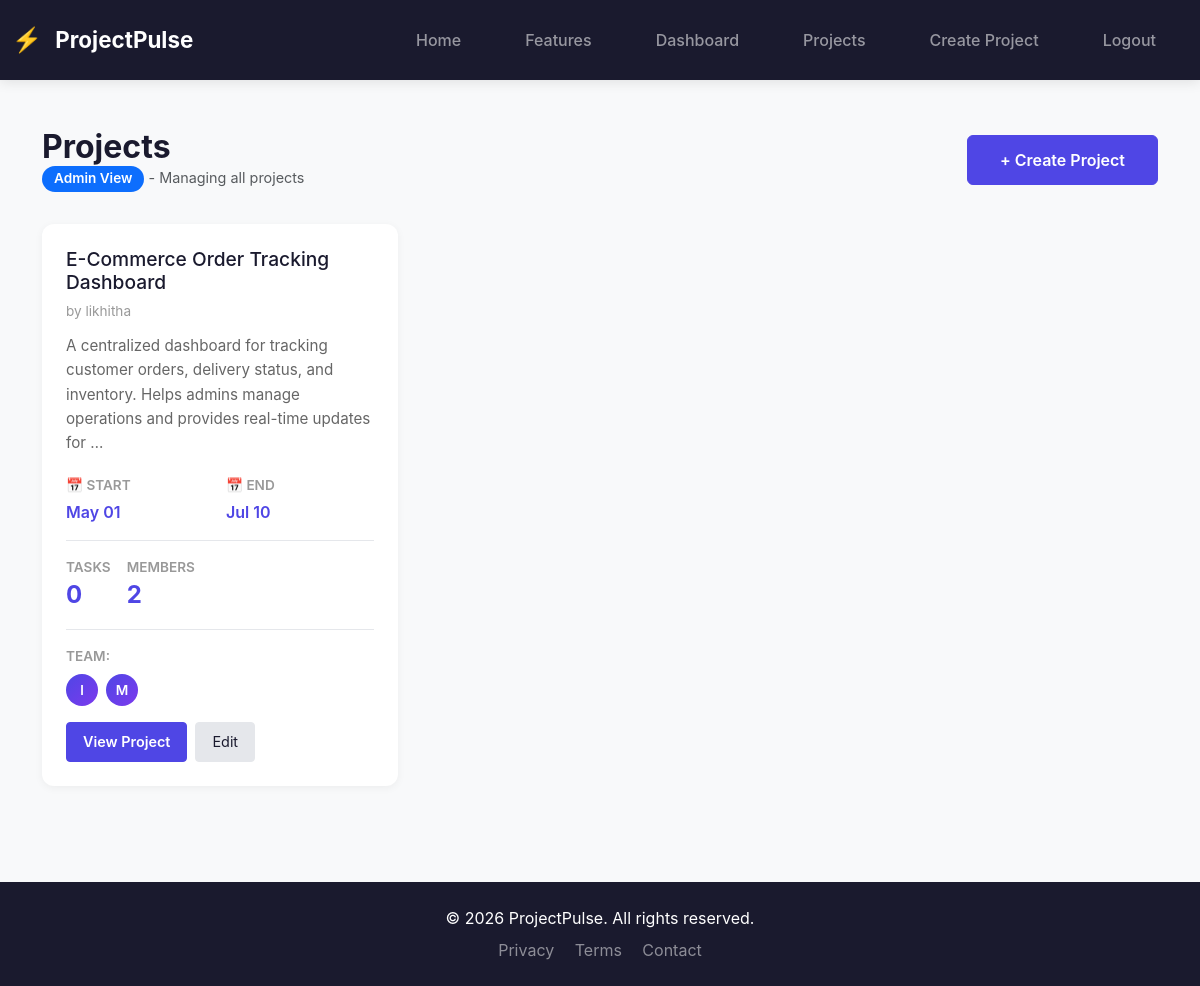
Page /projects/ (signed in) on the committed database.
### project_app/models.py (models this page shows, shortened)
class Project(models.Model):
    name = models.CharField(max_length=200)
    description = models.TextField(blank=True)
    owner = models.ForeignKey(User, on_delete=models.CASCADE, related_name='owned_projects')
    members = models.ManyToManyField(User, related_name='projects', blank=True)
    start_date = models.DateField(null=True, blank=True)
    end_date = models.DateField(null=True, blank=True)
    github_link = models.URLField(blank=True, help_text="GitHub repository URL")
    live_project_link = models.URLField(blank=True, help_text="Live project URL")
    project_documentation = models.FileField(upload_to='project_docs/', blank=True, null=True, help_text="Project documentation PDF")
    created_at = models.DateTimeField(auto_now_add=True)
    class Meta:
        ordering = ['-created_at']

### project_app/views.py (the view)
# urls.py: path('projects/', views.project_list, name='project_list'),
@login_required
def project_list(request):
    profile = get_user_profile(request.user)
    if profile.is_admin:
        projects = Project.objects.all()
    else:
        projects = Project.objects.filter(members=request.user) | Project.objects.filter(owner=request.user)
    return render(request, 'project_app/project_list.html', {'projects': projects.distinct()})

### project_app/context_processors.py (called while the page is built)
def current_user_profile(request):
    if request.user.is_authenticated:
        profile, _ = UserProfile.objects.get_or_create(user=request.user, defaults={'role': ROLE_MEMBER})
        if request.user.is_superuser and profile.role != ROLE_ADMIN:
            profile.role = ROLE_ADMIN
            profile.save()
        return {'user_profile': profile}
    return {}

### project_app/models.py (called while the page is built)
    @property
    def is_admin(self):
        return self.role == ROLE_ADMIN

### project_app/views.py (called while the page is built)
def get_user_profile(user):
    profile, created = UserProfile.objects.get_or_create(user=user, defaults={'role': ROLE_MEMBER})
    if user.is_superuser and profile.role != 'admin':
        profile.role = 'admin'
        profile.save()
    return profile

### templates/project_app/project_list.html (shortened to what this page needs)
{% extends 'project_app/base.html' %}
{% block content %}
<div class="container py-5">
    <div class="projects-header">
        <div>
            <h1>Projects</h1>
            <p class="text-muted mb-0" style="font-size: 0.9rem;">
                {% if user_profile.is_admin %}
                    <span class="badge bg-primary">Admin View</span> - Managing all projects
                {% else %}
                    <span class="badge bg-secondary">Member View</span> - Projects you're assigned to
                {% endif %}
            </p>
        </div>
        {% if user_profile.is_admin %}
            <a href="{% url 'project_create' %}" class="btn btn-primary">+ Create Project</a>
        {% endif %}
    </div>
    {% if projects %}
        <div class="projects-grid">
            {% for project in projects %}
                <div class="project-card">
                    <div class="project-card-header">
                        <h3><a href="{% url 'project_detail' project.id %}">{{ project.name }}</a></h3>
                        <span class="project-owner">by {{ project.owner.username }}</span>
                    </div>
                    <p class="project-description">{{ project.description|truncatewords:20 }}</p>
                    {% if project.start_date or project.end_date %}
                    <div style="display: grid; grid-template-columns: repeat(auto-fit, minmax(140px, 1fr)); gap: 12px; margin-bottom: 16px; padding-bottom: 16px; border-bottom: 1px solid #e5e7eb;">
                        {% if project.start_date %}
                        <div>
                            <span class="meta-label">📅 Start</span>
                            <p style="color: #4F46E5; font-weight: 600; margin: 4px 0 0 0;">{{ project.start_date|date:"M d" }}</p>
                        </div>
                        {% endif %}
                        {% if project.end_date %}
                        <div>
                            <span class="meta-label">📅 End</span>
                            <p style="color: #4F46E5; font-weight: 600; margin: 4px 0 0 0;">{{ project.end_date|date:"M d" }}</p>
                        </div>
                        {% endif %}
                    </div>
                    {% endif %}
                    <div class="project-meta">
                        <div class="meta-item">
                            <span class="meta-label">Tasks</span>
                            <span class="meta-value">{{ project.tasks.count }}</span>
                        </div>
                        <div class="meta-item">
                            <span class="meta-label">Members</span>
                            <span class="meta-value">{{ project.members.count }}</span>
                        </div>
                    </div>
                    {% if project.members.all %}
                        <div class="project-members">
                            <span class="members-label">Team:</span>
                            <div class="members-list">
                                {% for member in project.members.all|slice:":5" %}
                                    <span class="member-avatar" title="{{ member.username }}">{{ member.first_name|default:member.username|first }}</span>
                                {% endfor %}
                            </div>
                        </div>
                    {% endif %}
                    <div class="project-actions">
                        <a href="{% url 'project_detail' project.id %}" class="btn btn-sm btn-primary">View Project</a>
                        {% if user_profile.is_admin %}
                            <a href="{% url 'project_update' project.id %}" class="btn btn-sm btn-secondary">Edit</a>
                        {% endif %}
                    </div>
                </div>
            {% endfor %}
        </div>
    {% endif %}
</div>
{% endblock %}

### templates/project_app/base.html (shortened to what this page needs)
<!DOCTYPE html>
<html lang="en">
<head>
    <link href="https://cdnjs.cloudflare.com/ajax/libs/bootstrap/5.3.0/css/bootstrap.min.css" rel="stylesheet">
    {% load static %}
    <link rel="stylesheet" href="{% static 'css/style.css' %}">
</head>
<body>
<nav class="navbar navbar-expand-lg navbar-dark sticky-top" style="background-color: #1a1a2e;">
    <div class="container-fluid">
        <a class="navbar-brand fw-bold" href="{% url 'home' %}" style="font-size: 1.4rem;">
            <span class="brand-icon">⚡</span> ProjectPulse
        </a>
        <div class="collapse navbar-collapse" id="navbarNav">
            <ul class="navbar-nav ms-auto">
                <li class="nav-item"><a class="nav-link" href="{% url 'home' %}">Home</a></li>
                <li class="nav-item"><a class="nav-link" href="#features">Features</a></li>
                {% if user.is_authenticated %}
                    <li class="nav-item"><a class="nav-link" href="{% url 'dashboard' %}">Dashboard</a></li>
                    <li class="nav-item"><a class="nav-link" href="{% url 'project_list' %}">Projects</a></li>
                    {% if user_profile.is_admin %}
                        <li class="nav-item"><a class="nav-link" href="{% url 'project_create' %}">Create Project</a></li>
                    {% endif %}
                    <li class="nav-item">
                        <form method="post" action="{% url 'logout' %}" style="display:inline;">
                            <button type="submit" class="nav-link btn btn-link">Logout</button>
                        </form>
                    </li>
                {% else %}
                    <li class="nav-item"><a class="nav-link" href="{% url 'login' %}">Login</a></li>
                    <li class="nav-item"><a class="nav-link" href="{% url 'register' %}">Sign Up</a></li>
                {% endif %}
            </ul>
        </div>
    </div>
</nav>
<main>
    {% block content %}{% endblock %}
</main>
<footer class="bg-dark text-white text-center py-4 mt-5" style="background-color: #1a1a2e !important;">
    <div class="container">
        <p class="mb-2">&copy; 2026 ProjectPulse. All rights reserved.</p>
        <p class="mb-0">
            <a href="#" class="text-white-50 me-3">Privacy</a>
            <a href="#" class="text-white-50 me-3">Terms</a>
            <a href="#" class="text-white-50">Contact</a>
        </p>
    </div>
</footer>
</body>
</html>

### static/css/style.css (style rules this page uses)
:root { --primary-blue: #4F46E5; --primary-dark: #1a1a2e; --primary-light: #f0f4ff; --accent-cyan: #00d4ff; --accent-purple: #7c3aed; --success: #10b981; --warning: #f59e0b; --danger: #ef4444; --border-color: #e5e7eb; }
body { background-color: #f8f9fa; color: #333; font-family: -apple-system, BlinkMacSystemFont, 'Segoe UI', Roboto, Oxygen, Ubuntu, Cantarell, sans-serif; }
nav.navbar { box-shadow: 0 2px 12px rgba(0, 0, 0, 0.1); }
.brand-icon { font-size: 1.5rem; margin-right: 8px; }
.navbar-brand { font-size: 1.4rem; color: #fff !important; }
.nav-link { margin: 0 8px; font-weight: 500; transition: color 0.3s ease; }
.btn-primary { background-color: var(--primary-blue); border-color: var(--primary-blue); padding: 12px 32px; font-weight: 600; font-size: 1rem; transition: all 0.3s ease; }
footer { background-color: var(--primary-dark); color: white; padding: 40px 24px; }
footer a { color: #ccc; text-decoration: none; transition: color 0.3s ease; }
.nav-item { display: flex; align-items: center; gap: 12px; padding: 12px 16px; border-radius: 8px; color: #666; text-decoration: none; transition: all 0.3s ease; cursor: pointer; font-weight: 500; }
.badge { display: inline-block; padding: 6px 12px; border-radius: 20px; font-size: 0.85rem; font-weight: 600; }
.projects-header { display: flex; justify-content: space-between; align-items: center; margin-bottom: 32px; }
.projects-header h1 { font-size: 2rem; font-weight: 700; color: #1a1a2e; margin: 0; }
.projects-grid { display: grid; grid-template-columns: repeat(auto-fill, minmax(300px, 1fr)); gap: 24px; }
.project-card { background: white; border-radius: 12px; padding: 24px; box-shadow: 0 2px 8px rgba(0, 0, 0, 0.05); transition: all 0.3s ease; display: flex; flex-direction: column; }
.project-card-header { margin-bottom: 12px; }
.project-card-header h3 { margin: 0 0 4px 0; font-size: 1.2rem; color: #1a1a2e; }
.project-card-header h3 a { color: #1a1a2e; text-decoration: none; }
.project-owner { font-size: 0.85rem; color: #999; }
.project-description { color: #666; font-size: 0.95rem; line-height: 1.6; margin-bottom: 16px; flex: 1; }
.project-meta { display: flex; gap: 16px; margin-bottom: 16px; padding-bottom: 16px; border-bottom: 1px solid #e5e7eb; }
.meta-item { display: flex; flex-direction: column; }
.meta-label { font-size: 0.85rem; color: #999; font-weight: 600; text-transform: uppercase; }
.meta-value { font-size: 1.5rem; font-weight: 700; color: #4F46E5; }
.project-members { margin-bottom: 16px; }
.members-label { font-size: 0.85rem; color: #999; font-weight: 600; text-transform: uppercase; display: block; margin-bottom: 8px; }
.members-list { display: flex; gap: 8px; flex-wrap: wrap; }
.member-avatar { display: inline-flex; align-items: center; justify-content: center; width: 32px; height: 32px; border-radius: 50%; background: linear-gradient(135deg, #4F46E5 0%, #7C3AED 100%); color: white; font-weight: 600; font-size: 0.85rem; }
.project-actions { display: flex; gap: 8px; }
.btn-sm { padding: 8px 16px; font-size: 0.9rem; }
.btn-secondary { background-color: #e5e7eb; border-color: #e5e7eb; color: #1a1a2e; }

### rows in the picture
Project: name "E-Commerce Order Tracking Dashboard", owner.username "likhitha", description "A centralized dashboard for tracking customer orders, delivery status, and inventory. Helps admins manage operations and provides real-time updates for …", start_date "May 01", end_date "Jul 10", tasks.count "0", members.count "2"

### other values in the picture
{{ member.first_name|default:member.username|first }} "l"
{{ member.first_name|default:member.username|first }} "M"
